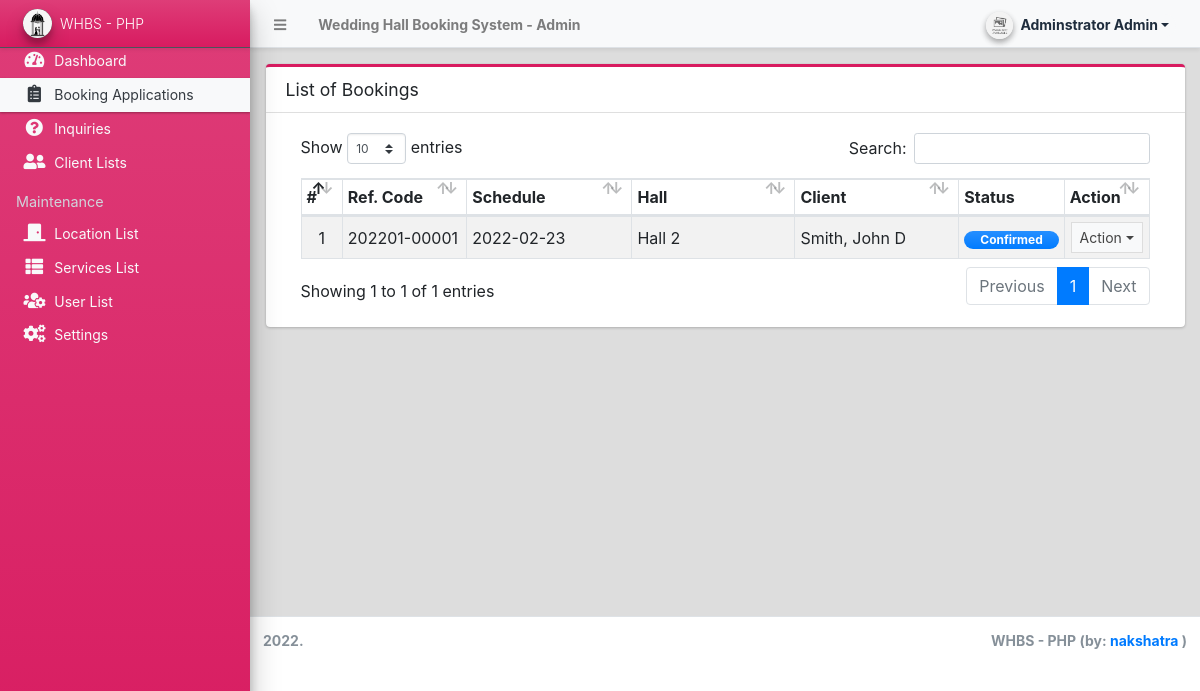
The app's page /admin/?page=bookings (signed in) with its own data.
### tables this page shows
CREATE TABLE `booking_list` (
  `id` int(30) NOT NULL,
  `code` varchar(100) NOT NULL,
  `client_id` int(30) NOT NULL,
  `hall_id` int(30) NOT NULL,
  `services_ids` text DEFAULT NULL,
  `wedding_schedule` date NOT NULL,
  `total_guests` float NOT NULL DEFAULT 0,
  `remarks` text NOT NULL,
  `status` tinyint(1) NOT NULL DEFAULT 0,
  `date_created` datetime NOT NULL DEFAULT current_timestamp(),
  `date_updated` datetime DEFAULT NULL ON UPDATE current_timestamp()
);

CREATE TABLE `hall_list` (
  `id` int(30) NOT NULL,
  `code` varchar(100) NOT NULL,
  `name` text NOT NULL,
  `price` float NOT NULL DEFAULT 0,
  `description` text NOT NULL,
  `image_path` text DEFAULT NULL,
  `status` tinyint(1) NOT NULL DEFAULT 1,
  `delete_flag` tinyint(1) NOT NULL DEFAULT 0,
  `date_created` datetime NOT NULL DEFAULT current_timestamp(),
  `date_updated` datetime DEFAULT NULL ON UPDATE current_timestamp()
);

### admin/bookings/index.php (the view, shortened to what this page needs)
<div class="card card-outline card-maroon">
	<div class="card-header">
		<h3 class="card-title">List of Bookings</h3>
	</div>
	<div class="card-body">
		<div class="container-fluid">
        <div class="container-fluid">
			<table class="table table-hover table-striped table-bordered">
				<colgroup>
					<col width="5%">
					<col width="15%">
					<col width="20%">
					<col width="20%">
					<col width="20%">
					<col width="10%">
					<col width="10%">
				</colgroup>
				<thead>
					<tr>
						<th>#</th>
						<th>Ref. Code</th>
						<th>Schedule</th>
						<th>Hall</th>
						<th>Client</th>
						<th>Status</th>
						<th>Action</th>
					</tr>
				</thead>
				<tbody>
					<?php
						$i = 1;
						$qry = $conn->query("SELECT b.*,h.name as `hall`,concat(c.lastname,', ',c.firstname,' ', c.middlename) as fullname from `booking_list` b inner join `hall_list` h on b.hall_id = h.id inner join client_list c on b.client_id = c.id order by b.status asc, unix_timestamp(b.`date_created`) desc ");
						while($row = $qry->fetch_assoc()):
					?>
						<tr>
							<td class="text-center"><?= $i++; ?></td>
							<td><?php echo ($row['code']) ?></td>
							<td class=""><?php echo date("Y-m-d",strtotime($row['wedding_schedule'])) ?></td>
							<td class=""><?= $row['hall'] ?></td>
							<td class=""><?= $row['fullname'] ?></td>
							<td class="text-center">
								<?php
									switch ($row['status']){
										case 1:
											echo '<span class="rounded-pill badge badge-primary bg-gradient-primary px-3">Confirmed</span>';
											break;
									}
								?>
							</td>
							<td align="center">
								 <button type="button" class="btn btn-flat btn-default btn-sm dropdown-toggle dropdown-icon" data-toggle="dropdown">
				                  		Action
				                  </button>
							</td>
						</tr>
					<?php endwhile; ?>
				</tbody>
			</table>
		</div>
		</div>
	</div>
</div>

### records on screen
booking_list: code "202201-00001", wedding_schedule "2022-02-23", hall.name "Hall 2", fullname "Smith, John D", status "Confirmed"

### other values on screen
$_settings->info('name') "Wedding Hall Booking System"
$_settings->userdata('firstname').' '.$_settings->userdata('lastname') "Adminstrator Admin"
$_settings->info('short_name') "WHBS - PHP"
